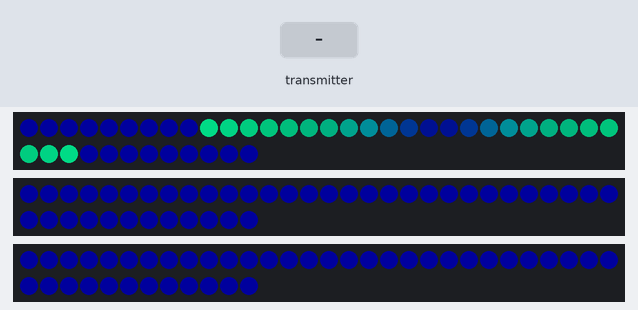
The sketch below on a simulated ESP8266 (NodeMCU). On the bench: 3 × 42 RGB LEDs in strip order, left to right, continuing on the next row. The inputs (shaded band) are chosen by the test bench. Dim RGB values are drawn brighter than linear.

Above: at 1.2 s.
1.3 s: the transmitter starts sending vu = 256
3.5 s: the transmitter starts sending peak = 0
At 4.53 s:
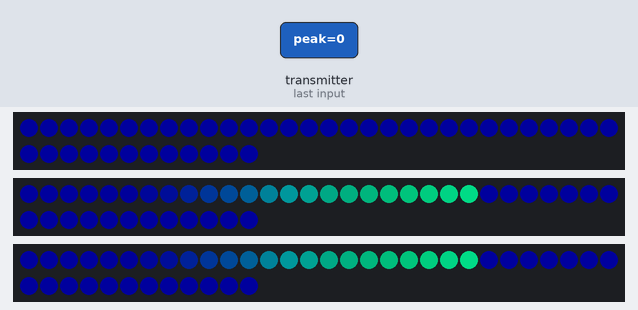
8.8 s: the transmitter starts sending mode = 0
At 10.69 s:
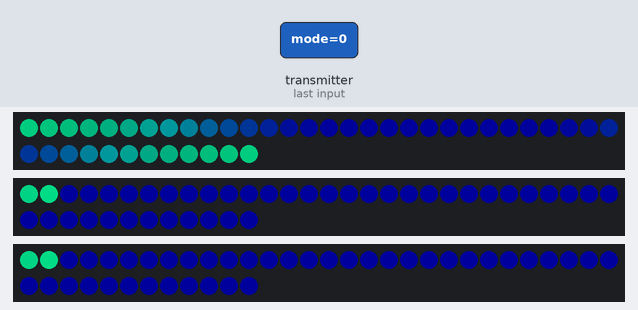
29.0 s: the transmitter starts sending vu = 512
At 32.6 s:
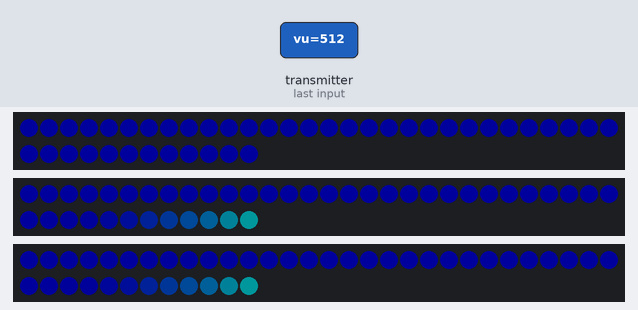
36.7 s: the transmitter starts sending peak = 256
At 42.74 s:
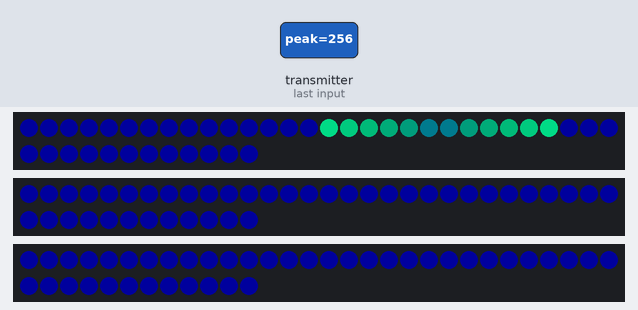
58.7 s: the transmitter starts sending vu = 0
At 60.76 s:
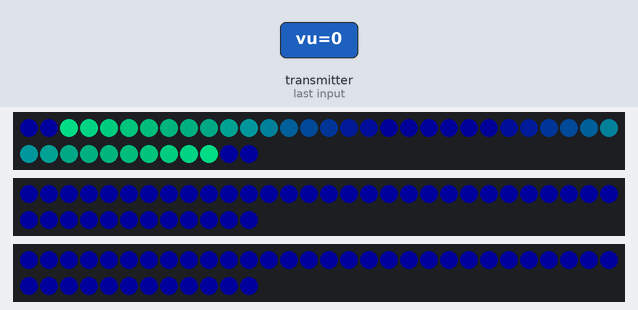

The sketch:

ESP8266_moco_apacios_LED_imtuvas.ino
```cpp
#include <ESP8266WiFi.h>
#include <espnow.h>
#include <FastLED.h>

#define LED_PIN       2   // D4
#define LED_PIN_D2    4   // D2
#define LED_PIN_D5    14  // D5
#define NUM_LEDS      42
#define HALF_LEDS     21

CRGB leds[NUM_LEDS];
CRGB ledsD2[NUM_LEDS];
CRGB ledsD5[NUM_LEDS];

struct DataPacket { int vu = 0; int peak = 0; int mode = 0; } myData;
bool firstContact = false;
unsigned long lastReceived = 0;

// ==========================================
//           BASS SPROGIMO REGULIAVIMAS
// ==========================================
#define BASS_THRESHOLD 150  // 1. JAUTRUMAS: Keisk pagal siųstuvą (kuo mažesnis, tuo lengviau sprogsta)
#define EXPLOSION_WIDTH 16  // 2. PLOTIS: Kelių LED pločio bus raudonas sprogimas (pvz. 10 led)
#define FADE_SPEED 20       // 3. GREITIS: Kaip staigiai užgęsta raudona spalva (didesnis skaičius = gęsta greičiau)

int bassIntensity = 0;      // Sprogimo ryškumas laike

// Spalvos
CRGB backgroundColor = CRGB(0, 0, 50);    // Mėlyna (50)
CRGB waveColor = CRGB(0, 250, 154);      // Smaragdinė (250)
int wavePosition = 0;

void onDataRecv(uint8_t * mac, uint8_t *incomingData, uint8_t len) {
  lastReceived = millis();
  memcpy(&myData, incomingData, sizeof(myData));
  if (!firstContact) firstContact = true;

  // Sprogimas suveikia nuo mikrofono signalo
  if (myData.vu > BASS_THRESHOLD) {
    bassIntensity = 255;
  }
}

void setup() {
  FastLED.addLeds<WS2812B, LED_PIN, GRB>(leds, NUM_LEDS).setCorrection(TypicalLEDStrip);
  FastLED.addLeds<WS2812B, LED_PIN_D2, GRB>(ledsD2, NUM_LEDS).setCorrection(TypicalLEDStrip);
  FastLED.addLeds<WS2812B, LED_PIN_D5, GRB>(ledsD5, NUM_LEDS).setCorrection(TypicalLEDStrip);

  FastLED.setBrightness(150);

  WiFi.persistent(false);
  WiFi.mode(WIFI_STA);
  WiFi.disconnect();

  if (esp_now_init() != 0) { ESP.restart(); }
  esp_now_set_self_role(ESP_NOW_ROLE_SLAVE);
  esp_now_register_recv_cb(onDataRecv);

  lastReceived = millis();
}

void loop() {
  // Sprogimo raudonos spalvos bliskinis užgesimas laike
  EVERY_N_MILLISECONDS(15) {
    if (bassIntensity > 0) {
      bassIntensity = qsub8(bassIntensity, FADE_SPEED);
    }
  }

  // 1. Smaragdinės bangos judėjimas fone - VEIKIA VISADA BE APRIBOJIMŲ
  EVERY_N_MILLISECONDS(100) {
    wavePosition++;
    if (wavePosition >= 63 + 20) wavePosition = 0;
  }

  // 2. Bangos ir fono piešimas per visas juostas (63 LED ilgis į abi puses)
  for (int offset = 0; offset < 63; offset++) {

    CRGB finalColor = backgroundColor;
    int waveIndex = wavePosition - offset;

    if (waveIndex >= 0 && waveIndex < 20) {
      CRGB emerald = waveColor;
      CRGB darkGreen = CRGB(0, 50, 0);

      uint8_t blendAmount = map(waveIndex, 0, 19, 0, 255);
      CRGB wavePixelColor = blend(emerald, darkGreen, blendAmount);

      uint8_t tailFade = waveIndex * 12;
      wavePixelColor.fadeToBlackBy(tailFade);

      if (offset < 5) {
        uint8_t introFade = map(offset, 0, 5, 50, 255);
        wavePixelColor.nscale8_video(introFade);
      }

      uint8_t backgroundBlend = map(waveIndex, 0, 19, 0, 255);
      finalColor = blend(wavePixelColor, backgroundColor, backgroundBlend);
    }

    // Pozicijų skaičiavimas atskiroms juostoms
    int posL = (HALF_LEDS - 1) - offset;
    int posR = HALF_LEDS + offset;

    // KAIRĖ PUSĖ (D4 juosta nuo centro į kairę)
    if (posL >= 0) {
      leds[posL] = finalColor;
      // BASS SPROGIMAS: Užklojame raudona spalva D4 centro kairėje
      if (bassIntensity > 0 && offset < EXPLOSION_WIDTH) {
        CRGB redExplosion = CRGB(bassIntensity, 0, 0);
        uint8_t fadeAmount = map(offset, 0, EXPLOSION_WIDTH - 1, 0, 255);
        leds[posL] = blend(redExplosion, leds[posL], fadeAmount);
      }
    } else {
      // PEREINAME Į D2 JUOSTĄ (Skaičiuojame atstumą nuo vidurio)
      int posD2 = offset - HALF_LEDS;
      if (posD2 < NUM_LEDS) {
        ledsD2[posD2] = finalColor;

        // SPROGIMAS PER VIDURĮ: Skaičiuojame atstumą nuo D2 juostos vidurio (HALF_LEDS = 21)
        int distFromCenterD2 = abs(posD2 - HALF_LEDS);
        if (bassIntensity > 0 && distFromCenterD2 < EXPLOSION_WIDTH) {
          CRGB redExplosion = CRGB(bassIntensity, 0, 0);
          uint8_t fadeAmount = map(distFromCenterD2, 0, EXPLOSION_WIDTH - 1, 0, 255);
          ledsD2[posD2] = blend(redExplosion, ledsD2[posD2], fadeAmount);
        }
      }
    }

    // DEŠINĖ PUSĖ (D4 juosta nuo centro į dešinę)
    if (posR < NUM_LEDS) {
      leds[posR] = finalColor;
      // BASS SPROGIMAS: Užklojame raudona spalva D4 centro dešinėje
      if (bassIntensity > 0 && offset < EXPLOSION_WIDTH) {
        CRGB redExplosion = CRGB(bassIntensity, 0, 0);
        uint8_t fadeAmount = map(offset, 0, EXPLOSION_WIDTH - 1, 0, 255);
        leds[posR] = blend(redExplosion, leds[posR], fadeAmount);
      }
    } else {
      // PEREINAME Į D5 JUOSTĄ (Skaičiuojame atstumą nuo vidurio)
      int posD5 = offset - HALF_LEDS;
      if (posD5 < NUM_LEDS) {
        ledsD5[posD5] = finalColor;

        // SPROGIMAS PER VIDURĮ: Skaičiuojame atstumą nuo D5 juostos vidurio (HALF_LEDS = 21)
        int distFromCenterD5 = abs(posD5 - HALF_LEDS);
        if (bassIntensity > 0 && distFromCenterD5 < EXPLOSION_WIDTH) {
          CRGB redExplosion = CRGB(bassIntensity, 0, 0);
          uint8_t fadeAmount = map(distFromCenterD5, 0, EXPLOSION_WIDTH - 1, 0, 255);
          ledsD5[posD5] = blend(redExplosion, ledsD5[posD5], fadeAmount);
        }
      }
    }
  }

  FastLED.show();
}
```

Measured:
- after the input at 3.5 s, the LEDs: first change after 0.09 s (image 1 shows a later state)
- after the input at 29.0 s, the LEDs: first change at once (image 3 shows a later state)
- after the input at 36.7 s, the LEDs: first change at once (image 4 shows a later state)
